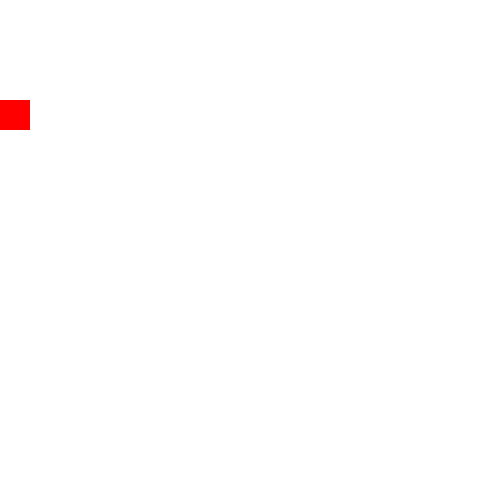
Frame 1 (no input)
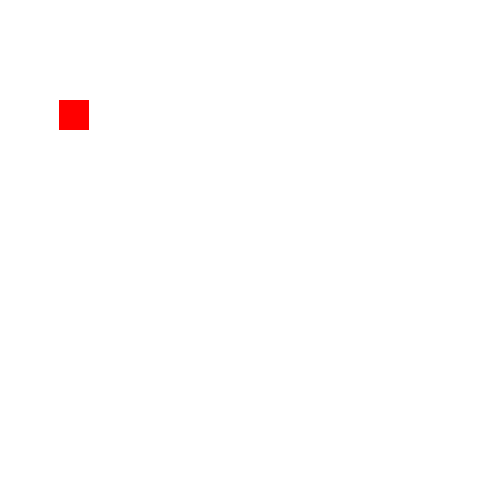
Frame 60 (the mouse pressed at the canvas centre just before this capture)
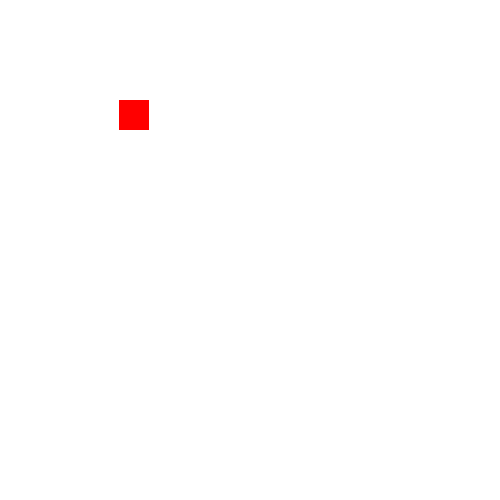
Frame 120 (the mouse held since frame 60 and released just before this capture)

The Processing sketch that drew these frames (run headless with seeded random() and noise(); from frame 60 on, the mouse is pressed at the canvas centre):

// Processing sketch: speed
// ── speed.pde
float xpos = 0;
float speed = 1;

void setup() {
  size(500,500);
}

void draw() {  
  background(255);
  noStroke();
  fill(255,0,0);
  rect(xpos, 100, 30, 30);  
  xpos = xpos + speed;  
}
